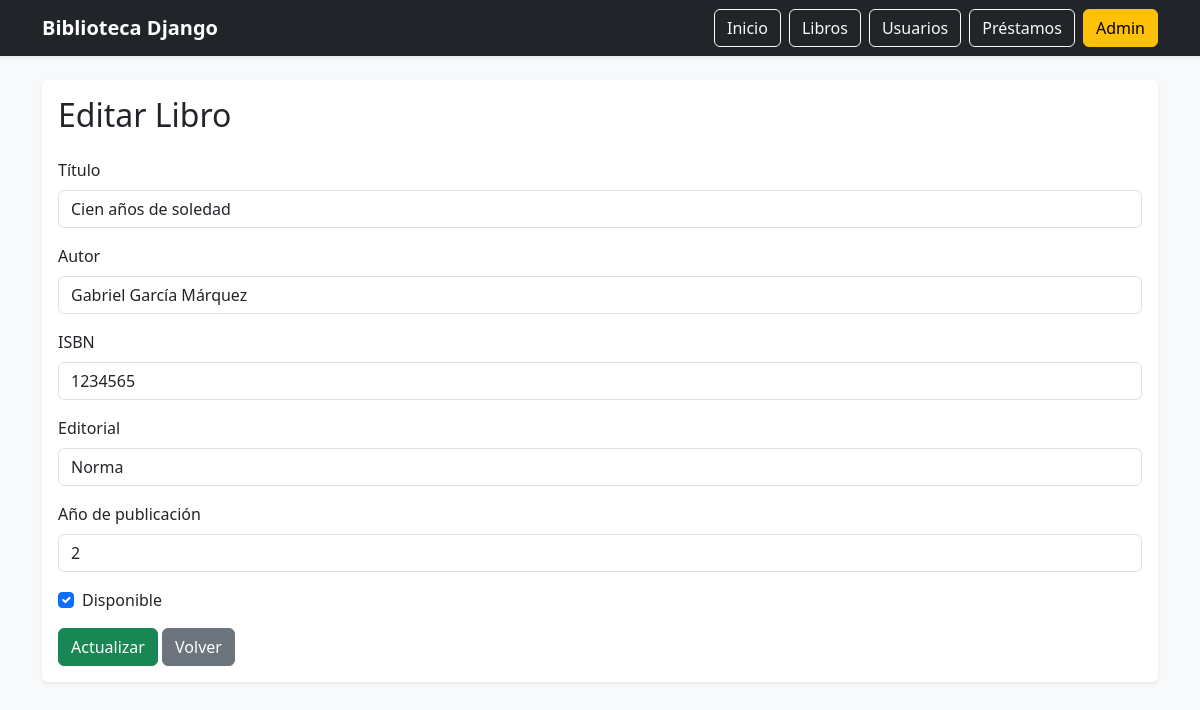
The app's page /libros/editar/1/ with its own data.
### core/models.py (models this page shows, shortened)
class Libro(models.Model):
    titulo = models.CharField(max_length=200)
    autor = models.CharField(max_length=100)
    isbn = models.CharField(max_length=20, unique=True)
    editorial = models.CharField(max_length=100, blank=True, null=True)
    anio_publicacion = models.PositiveIntegerField()
    disponible = models.BooleanField(default=True)
    class Meta:
        ordering = ["titulo"]

### core/views.py (the view, shortened to what this page needs)
# urls.py: path('libros/editar/<int:libro_id>/', views.editar_libro, name='editar_libro'),
def editar_libro(request, libro_id):
    libro = get_object_or_404(Libro, id=libro_id)
    return render(request, "libros/editar.html", {"libro": libro})

### templates/libros/editar.html (shortened to what this page needs)
{% extends 'base.html' %}
{% block content %}
<div class="card shadow-sm border-0">
    <div class="card-body">
        <h2 class="mb-4">Editar Libro</h2>
        <form method="post">
            <div class="mb-3">
                <label class="form-label">Título</label>
                <input type="text" name="titulo" class="form-control" value="{{ libro.titulo }}" required>
            </div>
            <div class="mb-3">
                <label class="form-label">Autor</label>
                <input type="text" name="autor" class="form-control" value="{{ libro.autor }}" required>
            </div>
            <div class="mb-3">
                <label class="form-label">ISBN</label>
                <input type="text" name="isbn" class="form-control" value="{{ libro.isbn }}" required>
            </div>
            <div class="mb-3">
                <label class="form-label">Editorial</label>
                <input type="text" name="editorial" class="form-control" value="{{ libro.editorial }}">
            </div>
            <div class="mb-3">
                <label class="form-label">Año de publicación</label>
                <input type="number" name="anio_publicacion" class="form-control" value="{{ libro.anio_publicacion }}" required>
            </div>
            <div class="form-check mb-3">
                <input type="checkbox" name="disponible" class="form-check-input" id="disponible" {% if libro.disponible %}checked{% endif %}>
                <label class="form-check-label" for="disponible">Disponible</label>
            </div>
            <button type="submit" class="btn btn-success">Actualizar</button>
            <a href="/libros/" class="btn btn-secondary">Volver</a>
        </form>
    </div>
</div>
{% endblock %}

### records on screen
Libro: titulo "Cien años de soledad", autor "Gabriel García Márquez", isbn "1234565", editorial "Norma", anio_publicacion "2", disponible "☑"
